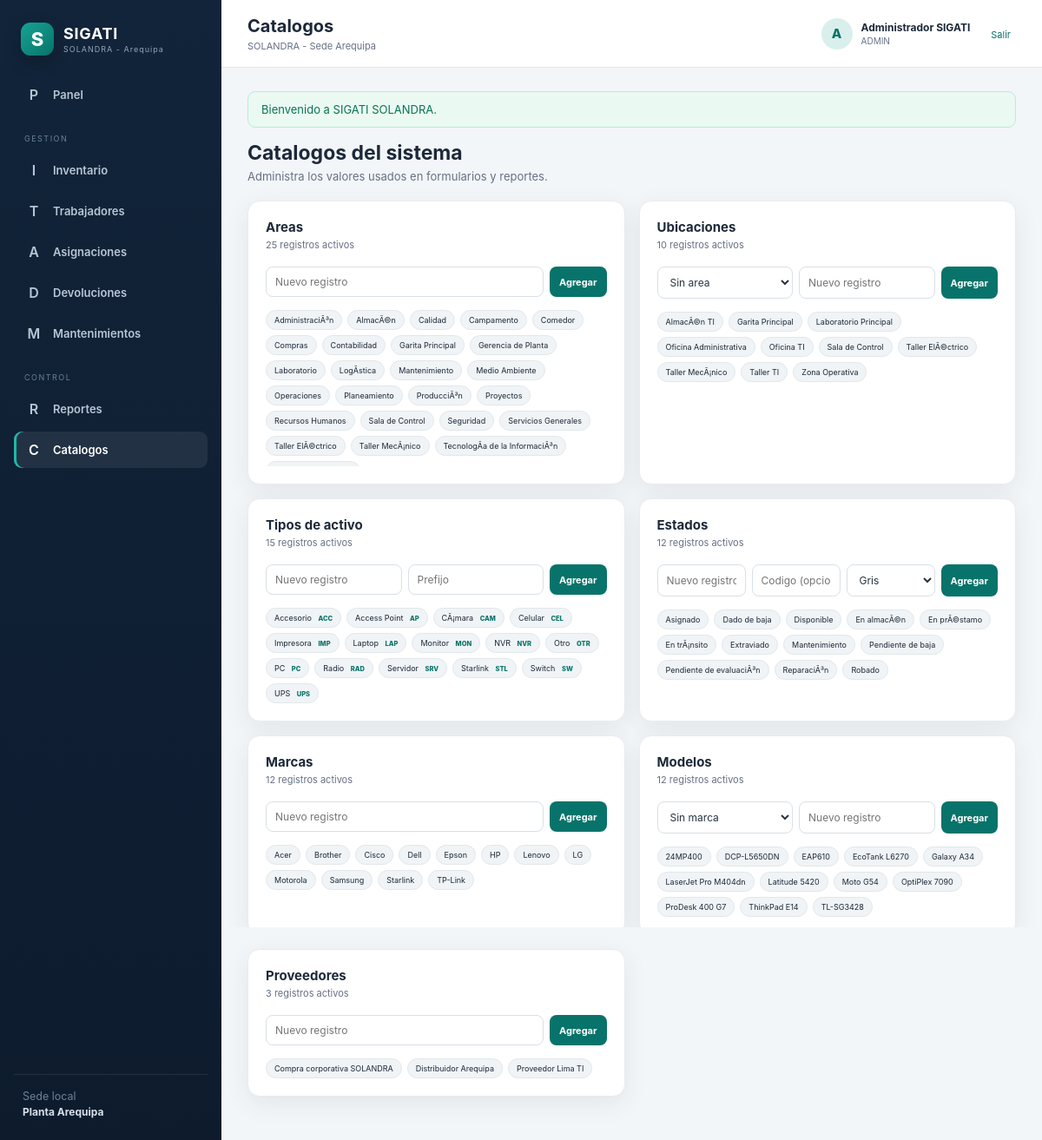
The page /sigati_solandra/public/catalogos (signed in) on the database as committed earlier.
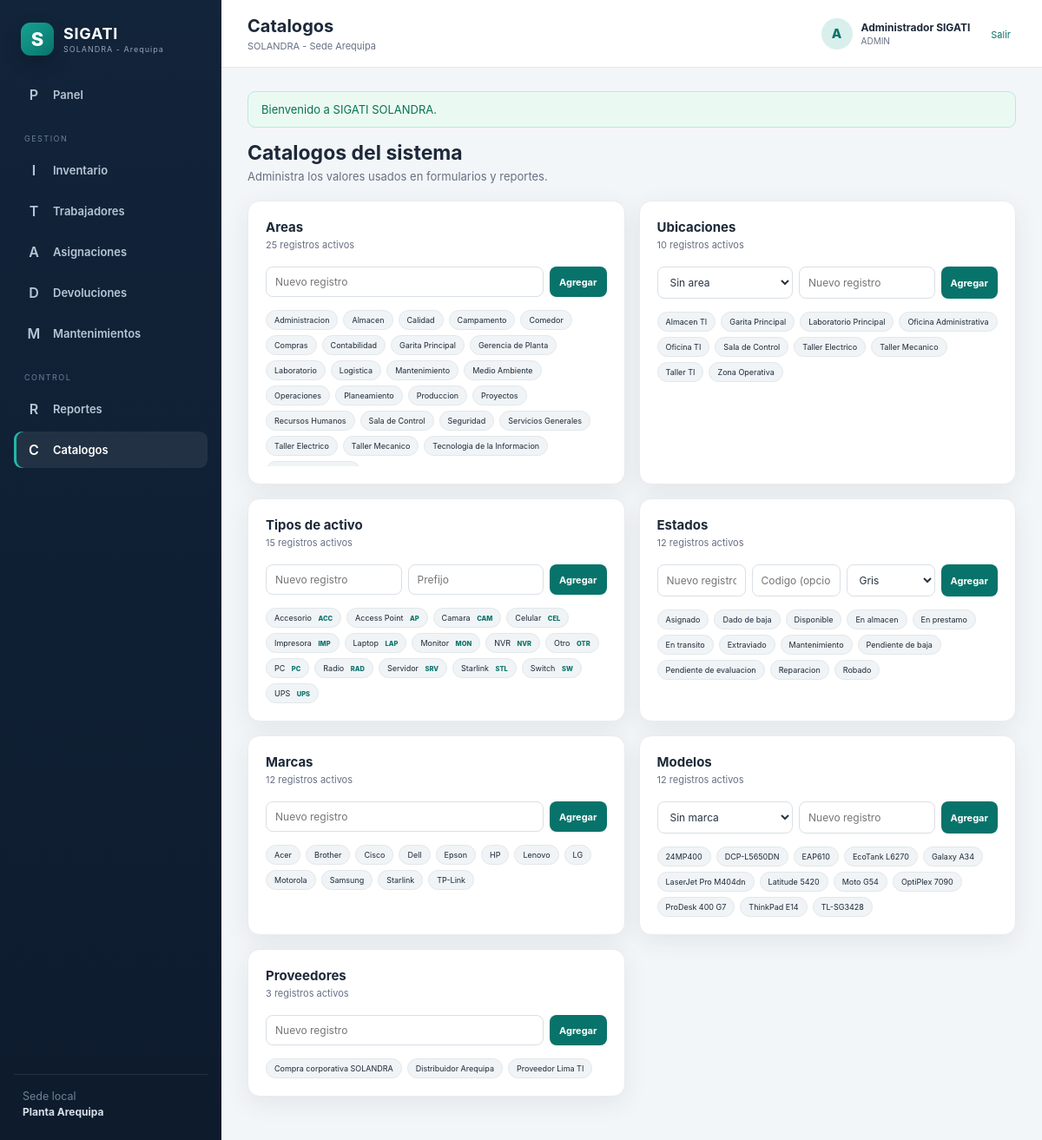
The same page on the database as committed later.
### tables this page shows
CREATE TABLE areas (
  id INT UNSIGNED AUTO_INCREMENT PRIMARY KEY,
  nombre VARCHAR(120) NOT NULL UNIQUE,
  activo TINYINT(1) NOT NULL DEFAULT 1,
  creado_en TIMESTAMP NOT NULL DEFAULT CURRENT_TIMESTAMP,
  actualizado_en TIMESTAMP NULL DEFAULT CURRENT_TIMESTAMP ON UPDATE CURRENT_TIMESTAMP
);

CREATE TABLE ubicaciones (
  id INT UNSIGNED AUTO_INCREMENT PRIMARY KEY,
  area_id INT UNSIGNED NULL,
  nombre VARCHAR(140) NOT NULL,
  activo TINYINT(1) NOT NULL DEFAULT 1,
  creado_en TIMESTAMP NOT NULL DEFAULT CURRENT_TIMESTAMP,
  actualizado_en TIMESTAMP NULL DEFAULT CURRENT_TIMESTAMP ON UPDATE CURRENT_TIMESTAMP,
  UNIQUE KEY uq_location_area (area_id,nombre),
  CONSTRAINT fk_locations_area FOREIGN KEY (area_id) REFERENCES areas(id)
);

CREATE TABLE tipos_activo (
  id INT UNSIGNED AUTO_INCREMENT PRIMARY KEY,
  nombre VARCHAR(100) NOT NULL UNIQUE,
  prefijo VARCHAR(8) NOT NULL UNIQUE,
  activo TINYINT(1) NOT NULL DEFAULT 1,
  creado_en TIMESTAMP NOT NULL DEFAULT CURRENT_TIMESTAMP
);

CREATE TABLE estados_activo (
  id INT UNSIGNED AUTO_INCREMENT PRIMARY KEY,
  codigo VARCHAR(40) NOT NULL UNIQUE,
  nombre VARCHAR(100) NOT NULL UNIQUE,
  color VARCHAR(30) NOT NULL DEFAULT 'secondary',
  activo TINYINT(1) NOT NULL DEFAULT 1
);

### app/Controladores/CatalogoControlador.php (called while the page is built, shortened)
<?php
final class CatalogoControlador extends Controlador
{
    private Catalogo $modelo;
    public function __construct()
    {
        $this->modelo = new Catalogo();
    }
    public function listado(): void
    {
        $filas = [];
        foreach ($this->modelo->allowed as $tabla => $label) {
            $filas[$tabla] = $this->modelo->listar($tabla);
        }
        $this->vista('catalogos', [
            'titulo' => 'Catalogos',
            'filas' => $filas,
            'labels' => $this->modelo->allowed,
        ]);
    }
}

### public/index.php (called while the page is built, shortened)
<?php
$root = dirname(__DIR__);
require $root.'/app/Nucleo/nucleo.php';
require $root.'/app/Nucleo/ayudantes.php';
$router = new Router();
$router->get('/ingreso', [AutenticacionControlador::class, 'formularioIngreso']);
$router->post('/ingreso', [AutenticacionControlador::class, 'ingresar']);
$router->post('/salir', [AutenticacionControlador::class, 'salir']);
$router->get('/', [PanelControlador::class, 'inicio']);
$router->get('/activos', [ActivoControlador::class, 'listado']);
$router->get('/activos/crear', [ActivoControlador::class, 'crear']);
$router->post('/activos', [ActivoControlador::class, 'guardar']);
$router->get('/activos/importar', [ActivoControlador::class, 'formularioImportacion']);
$router->post('/activos/importar', [ActivoControlador::class, 'importarCsv']);
$router->get('/activos/{id}/editar', [ActivoControlador::class, 'editar']);
$router->post('/activos/{id}', [ActivoControlador::class, 'actualizar']);
$router->get('/activos/{id}/qr', [CodigoQrControlador::class, 'ver']);
$router->get('/activos/{id}', [ActivoControlador::class, 'ver']);
$router->get('/trabajadores', [TrabajadorControlador::class, 'listado']);
$router->get('/trabajadores/crear', [TrabajadorControlador::class, 'crear']);
$router->post('/trabajadores', [TrabajadorControlador::class, 'guardar']);
$router->get('/trabajadores/{id}/editar', [TrabajadorControlador::class, 'editar']);
$router->post('/trabajadores/{id}', [TrabajadorControlador::class, 'actualizar']);
$router->get('/asignaciones', [AsignacionControlador::class, 'listado']);
$router->get('/asignaciones/crear', [AsignacionControlador::class, 'crear']);
$router->post('/asignaciones', [AsignacionControlador::class, 'guardar']);
$router->get('/asignaciones/{id}/imprimir', [AsignacionControlador::class, 'imprimir']);
$router->get('/asignaciones/{id}/pdf', [AsignacionControlador::class, 'pdf']);
$router->get('/asignaciones/{id}', [AsignacionControlador::class, 'ver']);
$router->get('/devoluciones', [DevolucionControlador::class, 'listado']);
$router->get('/devoluciones/crear', [DevolucionControlador::class, 'crear']);
$router->post('/devoluciones', [DevolucionControlador::class, 'guardar']);
$router->get('/devoluciones/{id}/imprimir', [DevolucionControlador::class, 'imprimir']);
$router->get('/devoluciones/{id}/pdf', [DevolucionControlador::class, 'pdf']);
$router->get('/devoluciones/{id}', [DevolucionControlador::class, 'ver']);
$router->get('/mantenimientos', [MantenimientoControlador::class, 'listado']);
$router->get('/mantenimientos/crear', [MantenimientoControlador::class, 'crear']);
$router->post('/mantenimientos', [MantenimientoControlador::class, 'guardar']);
$router->post('/mantenimientos/{id}/cerrar', [MantenimientoControlador::class, 'cerrar']);
$router->get('/catalogos', [CatalogoControlador::class, 'listado']);
$router->post('/catalogos/{table}', [CatalogoControlador::class, 'guardar']);
$router->get('/reportes/inventario', [ReporteControlador::class, 'inventario']);
$router->get('/reportes/inventario/csv', [ReporteControlador::class, 'exportarCsv']);
$router->dispatch();

### app/Nucleo/ayudantes.php (called while the page is built, shortened)
<?php
function config(string $clave, mixed $default = null): mixed
{
    return Config::obtener($clave, $default);
}
function url(string $ruta = ''): string
{
    $base = rtrim((string) config('aplicacion.url_base'), '/');
    return $base.($ruta !== '' ? '/'.ltrim($ruta, '/') : '');
}
function e(mixed $valor): string
{
    return htmlspecialchars((string) $valor, ENT_QUOTES, 'UTF-8');
}

### config/base_datos.php (called while the page is built)
<?php
return [
    'servidor' => getenv('DB_HOST') ?: '127.0.0.1',
    'puerto' => getenv('DB_PORT') ?: '3306',
    'nombre' => getenv('DB_DATABASE') ?: 'sigati_solandra',
    'usuario' => getenv('DB_USERNAME') ?: 'root',
    'clave' => getenv('DB_PASSWORD') ?: '',
    'codificacion' => getenv('DB_CHARSET') ?: 'utf8mb4',
];

### app/Modelos/ModeloBase.php (called while the page is built, shortened)
<?php
abstract class ModeloBase
{
    public function __construct()
    {
        $this->db = BD::pdo();
    }
}

### app/Modelos/Catalogo.php (called while the page is built, shortened)
<?php
final class Catalogo extends ModeloBase
{
    public function listar(string $tabla): array
    {
        return $this->db
            ->query("SELECT * FROM $tabla WHERE activo = 1 ORDER BY nombre")
            ->fetchAll();
    }
}

### app/Vistas/catalogos.php (the view, shortened to what the changed rows need)
<?php
$labels = $labels ?? [];
$filas = $filas ?? [];
?>
<div class="page-actions">
    <div>
        <h2>Catalogos del sistema</h2>
        <p>Administra los valores usados en formularios y reportes.</p>
    </div>
</div>
<div class="catalog-grid">
    <?php foreach ($labels as $tabla => $label): ?>
        <section class="panel catalog-card" id="<?= e($tabla) ?>">
            <div class="panel-head">
                <div>
                    <h3><?= e($label) ?></h3>
                    <p><?= count($filas[$tabla]) ?> registros activos</p>
                </div>
            </div>
            <form class="inline-form" method="post" action="<?= url('catalogos/'.$tabla) ?>">
                <?php if ($tabla === 'modelos'): ?>
                    <select name="marca_id">
                        <option value="">Sin marca</option>
                    </select>
                <?php endif; ?>
                <?php if ($tabla === 'ubicaciones'): ?>
                    <select name="area_id">
                        <option value="">Sin area</option>
                    </select>
                <?php endif; ?>
                <input name="nombre" required placeholder="Nuevo registro">
                <?php if ($tabla === 'tipos_activo'): ?>
                    <input name="prefijo" maxlength="5" required placeholder="Prefijo">
                <?php endif; ?>
                <?php if ($tabla === 'estados_activo'): ?>
                    <input name="codigo" maxlength="40" placeholder="Codigo (opcional)">
                    <select name="color">
                        <option value="secondary">Gris</option>
                    </select>
                <?php endif; ?>
                <button class="btn btn-primary btn-sm">Agregar</button>
            </form>
            <div class="tag-list">
                <?php foreach ($filas[$tabla] as $registro): ?>
                    <span>
                        <?= e($registro['nombre']) ?>
                        <?php if (isset($registro['prefijo'])): ?>
                            <small><?= e($registro['prefijo']) ?></small>
                        <?php endif; ?>
                    </span>
                <?php endforeach; ?>
            </div>
        </section>
    <?php endforeach; ?>
</div>

### app/Nucleo/nucleo.php (shortened to what the changed rows need)
<?php
final class Config
{
    private static array $datos = [];
    public static function obtener(string $clave, mixed $default = null): mixed
    {
        [$archivo, $registro] = array_pad(explode('.', $clave, 2), 2, null);
        if (!isset(self::$datos[$archivo])) {
            $ruta = dirname(__DIR__, 2).'/config/'.$archivo.'.php';
            self::$datos[$archivo] = require $ruta;
        }
        return $registro === null
            ? self::$datos[$archivo]
            : (self::$datos[$archivo][$registro] ?? $default);
    }
}
final class BD
{
    private static ?PDO $pdo = null;
    public static function pdo(): PDO
    {
        $config = Config::obtener('base_datos');
        $dsn = sprintf(
            'mysql:host=%s;port=%s;dbname=%s;charset=%s',
            $config['servidor'],
            $config['puerto'],
            $config['nombre'],
            $config['codificacion']
        );
        self::$pdo = new PDO($dsn, $config['usuario'], $config['clave'], [
            PDO::ATTR_ERRMODE => PDO::ERRMODE_EXCEPTION,
            PDO::ATTR_DEFAULT_FETCH_MODE => PDO::FETCH_ASSOC,
            PDO::ATTR_EMULATE_PREPARES => false,
        ]);
        return self::$pdo;
    }
}
final class Vista
{
    public static function renderizar(string $vista, array $datos = [], string $plantilla = 'plantilla'): void
    {
        $archivo = dirname(__DIR__).'/Vistas/'.$vista.'.php';
        extract($datos, EXTR_SKIP);
        require $archivo;
    }
}
abstract class Controlador
{
    protected function vista(string $vista, array $datos = [], string $plantilla = 'plantilla'): void
    {
        Vista::renderizar($vista, $datos, $plantilla);
    }
}
final class Router
{
    private array $rutas = [];
    public function get(string $ruta, array $manejador): void
    {
        $this->rutas[] = ['GET', $ruta, $manejador];
    }
    public function post(string $ruta, array $manejador): void
    {
        $this->rutas[] = ['POST', $ruta, $manejador];
    }
    public function dispatch(): void
    {
        $metodo = $_SERVER['REQUEST_METHOD'];
        $uri = parse_url($_SERVER['REQUEST_URI'], PHP_URL_PATH) ?: '/';
        $base = rtrim((string) Config::obtener('aplicacion.url_base'), '/');
        if ($base !== '' && str_starts_with($uri, $base)) {
            $uri = substr($uri, strlen($base));
        }
        $uri = '/'.trim($uri, '/');
        foreach ($this->rutas as [$metodoRuta, $ruta, $manejador]) {
            if ($metodoRuta !== $metodo) {
                continue;
            }
            $pattern = '#^'.preg_replace(
                '#\{[a-zA-Z_][a-zA-Z0-9_]*\}#',
                '([^/]+)',
                rtrim($ruta, '/')
            ).'/?$#';
            if (preg_match($pattern, $uri, $coincidencias)) {
                array_shift($coincidencias);
                [$clase, $accion] = $manejador;
                (new $clase())->$accion(...$coincidencias);
                return;
            }
        }
    }
}

Rows that differ between the two databases and show on the page:
changed areas: nombre "AdministraciÃ³n" → "Administracion"
changed areas: nombre "AlmacÃ©n" → "Almacen"
changed areas: nombre "LogÃ­stica" → "Logistica"
changed areas: nombre "ProducciÃ³n" → "Produccion"
changed areas: nombre "Taller ElÃ©ctrico" → "Taller Electrico"
changed areas: nombre "Taller MecÃ¡nico" → "Taller Mecanico"
changed areas: nombre "TecnologÃ­a de la InformaciÃ³n" → "Tecnologia de la Informacion"
changed ubicaciones: nombre "AlmacÃ©n TI" → "Almacen TI"
changed ubicaciones: nombre "Taller ElÃ©ctrico" → "Taller Electrico"
changed ubicaciones: nombre "Taller MecÃ¡nico" → "Taller Mecanico"
changed tipos_activo "CAM": nombre "CÃ¡mara" → "Camara"
changed estados_activo: nombre "En almacÃ©n" → "En almacen"
changed estados_activo: nombre "En prÃ©stamo" → "En prestamo"
changed estados_activo: nombre "En trÃ¡nsito" → "En transito"
changed estados_activo: nombre "Pendiente de evaluaciÃ³n" → "Pendiente de evaluacion"
changed estados_activo: nombre "ReparaciÃ³n" → "Reparacion"
